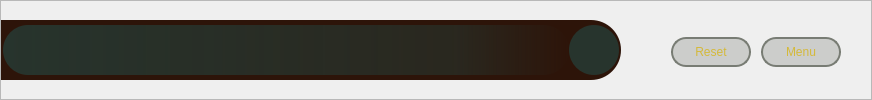
         <widget class="QFrame" name="frame_announce">
          <property name="sizePolicy">
           <sizepolicy hsizetype="Preferred" vsizetype="Fixed">
            <horstretch>0</horstretch>
            <verstretch>0</verstretch>
           </sizepolicy>
          </property>
          <property name="minimumSize">
           <size>
            <width>0</width>
            <height>60</height>
           </size>
          </property>
          <property name="styleSheet">
           <string notr="true">#frame_announce_inner {
border-top-right-radius: 30px;
border-bottom-right-radius: 30px;
background-color: rgb(45, 20, 9);
}

#frame_announce_inner * {
font: 700 32pt &quot;Forte&quot;;;
}

QPushButton::hover {
border: 2px solid rgba(212,185,58,255);
background-color: rgba(212,185,58,75);
}

QPushButton{
font: 16pt &quot;Arial&quot;;
border: 2px solid  rgb(120,124,116);
background-color: rgba(120,124,116,75);
border-radius: 15px;
color: rgba(212,185,58,255);
}

#label_cd {
font: 700 32pt &quot;Forte&quot;;
color: white;
background-color:  rgba(39,52,45,255);
border-radius: 25px;
}

#label_announce{
background-color: qlineargradient(spread:pad, x1:0, y1:1, x2:1, y2:1, stop:0 rgba(39,52,45,255),  stop:0.80 rgba(39,52,45,155), stop:1 rgba(39,52,45,0));
border-radius: 25px;
padding: 0 0 0 3;
color:white;
}</string>
          </property>
          <property name="frameShape">
           <enum>QFrame::Shape::StyledPanel</enum>
          </property>
          <property name="frameShadow">
           <enum>QFrame::Shadow::Raised</enum>
          </property>
          <layout class="QHBoxLayout" name="horizontalLayout_41">
           <property name="spacing">
            <number>10</number>
           </property>
           <property name="leftMargin">
            <number>0</number>
           </property>
           <property name="topMargin">
            <number>0</number>
           </property>
           <property name="rightMargin">
            <number>30</number>
           </property>
           <property name="bottomMargin">
            <number>0</number>
           </property>
           <item>
            <widget class="QFrame" name="frame_announce_inner">
             <property name="sizePolicy">
              <sizepolicy hsizetype="Preferred" vsizetype="Preferred">
               <horstretch>0</horstretch>
               <verstretch>0</verstretch>
              </sizepolicy>
             </property>
             <property name="minimumSize">
              <size>
               <width>620</width>
               <height>50</height>
              </size>
             </property>
             <property name="maximumSize">
              <size>
               <width>16777215</width>
               <height>60</height>
              </size>
             </property>
             <property name="styleSheet">
              <string notr="true"/>
             </property>
             <property name="frameShape">
              <enum>QFrame::Shape::StyledPanel</enum>
             </property>
             <property name="frameShadow">
              <enum>QFrame::Shadow::Raised</enum>
             </property>
             <layout class="QHBoxLayout" name="horizontalLayout_3">
              <property name="spacing">
               <number>0</number>
              </property>
              <property name="leftMargin">
               <number>2</number>
              </property>
              <property name="topMargin">
               <number>0</number>
              </property>
              <property name="rightMargin">
               <number>2</number>
              </property>
              <property name="bottomMargin">
               <number>0</number>
              </property>
              <item>
               <widget class="QLabel" name="label_announce">
                <property name="sizePolicy">
                 <sizepolicy hsizetype="Expanding" vsizetype="Preferred">
                  <horstretch>0</horstretch>
                  <verstretch>0</verstretch>
                 </sizepolicy>
                </property>
                <property name="minimumSize">
                 <size>
                  <width>0</width>
                  <height>50</height>
                 </size>
                </property>
                <property name="maximumSize">
                 <size>
                  <width>16777215</width>
                  <height>50</height>
                 </size>
                </property>
                <property name="toolTip">
                 <string/>
                </property>
                <property name="whatsThis">
                 <string>&lt;html&gt;&lt;head/&gt;&lt;body&gt;&lt;p&gt;&lt;br/&gt;&lt;/p&gt;&lt;/body&gt;&lt;/html&gt;</string>
                </property>
                <property name="layoutDirection">
                 <enum>Qt::LayoutDirection::LeftToRight</enum>
                </property>
                <property name="styleSheet">
                 <string notr="true">padding: 0 0 0 10px;</string>
                </property>
                <property name="text">
                 <string>&lt;html&gt;&lt;head/&gt;&lt;body&gt;&lt;p&gt;&lt;br/&gt;&lt;/p&gt;&lt;/body&gt;&lt;/html&gt;</string>
                </property>
                <property name="scaledContents">
                 <bool>false</bool>
                </property>
                <property name="alignment">
                 <set>Qt::AlignmentFlag::AlignLeading|Qt::AlignmentFlag::AlignLeft|Qt::AlignmentFlag::AlignVCenter</set>
                </property>
               </widget>
              </item>
              <item alignment="Qt::AlignmentFlag::AlignRight">
               <widget class="QLabel" name="label_cd">
                <property name="enabled">
                 <bool>true</bool>
                </property>
                <property name="minimumSize">
                 <size>
                  <width>50</width>
                  <height>50</height>
                 </size>
                </property>
                <property name="maximumSize">
                 <size>
                  <width>50</width>
                  <height>50</height>
                 </size>
                </property>
                <property name="whatsThis">
                 <string>&lt;html&gt;&lt;head/&gt;&lt;body&gt;&lt;p&gt;10&lt;/p&gt;&lt;/body&gt;&lt;/html&gt;</string>
                </property>
                <property name="styleSheet">
                 <string notr="true"/>
                </property>
                <property name="text">
                 <string/>
                </property>
                <property name="textFormat">
                 <enum>Qt::TextFormat::PlainText</enum>
                </property>
                <property name="scaledContents">
                 <bool>false</bool>
                </property>
                <property name="alignment">
                 <set>Qt::AlignmentFlag::AlignCenter</set>
                </property>
               </widget>
              </item>
             </layout>
            </widget>
           </item>
           <item>
            <spacer name="horizontalSpacer_4">
             <property name="orientation">
              <enum>Qt::Orientation::Horizontal</enum>
             </property>
             <property name="sizeHint" stdset="0">
              <size>
               <width>40</width>
               <height>20</height>
              </size>
             </property>
            </spacer>
           </item>
           <item>
            <widget class="QPushButton" name="button_reset">
             <property name="minimumSize">
              <size>
               <width>80</width>
               <height>30</height>
              </size>
             </property>
             <property name="maximumSize">
              <size>
               <width>80</width>
               <height>25</height>
              </size>
             </property>
             <property name="cursor">
              <cursorShape>PointingHandCursor</cursorShape>
             </property>
             <property name="text">
              <string>Reset</string>
             </property>
            </widget>
           </item>
           <item>
            <widget class="QPushButton" name="button_menu">
             <property name="minimumSize">
              <size>
               <width>80</width>
               <height>30</height>
              </size>
             </property>
             <property name="maximumSize">
              <size>
               <width>80</width>
               <height>25</height>
              </size>
             </property>
             <property name="cursor">
              <cursorShape>PointingHandCursor</cursorShape>
             </property>
             <property name="text">
              <string>Menu</string>
             </property>
            </widget>
           </item>
          </layout>
         </widget>
